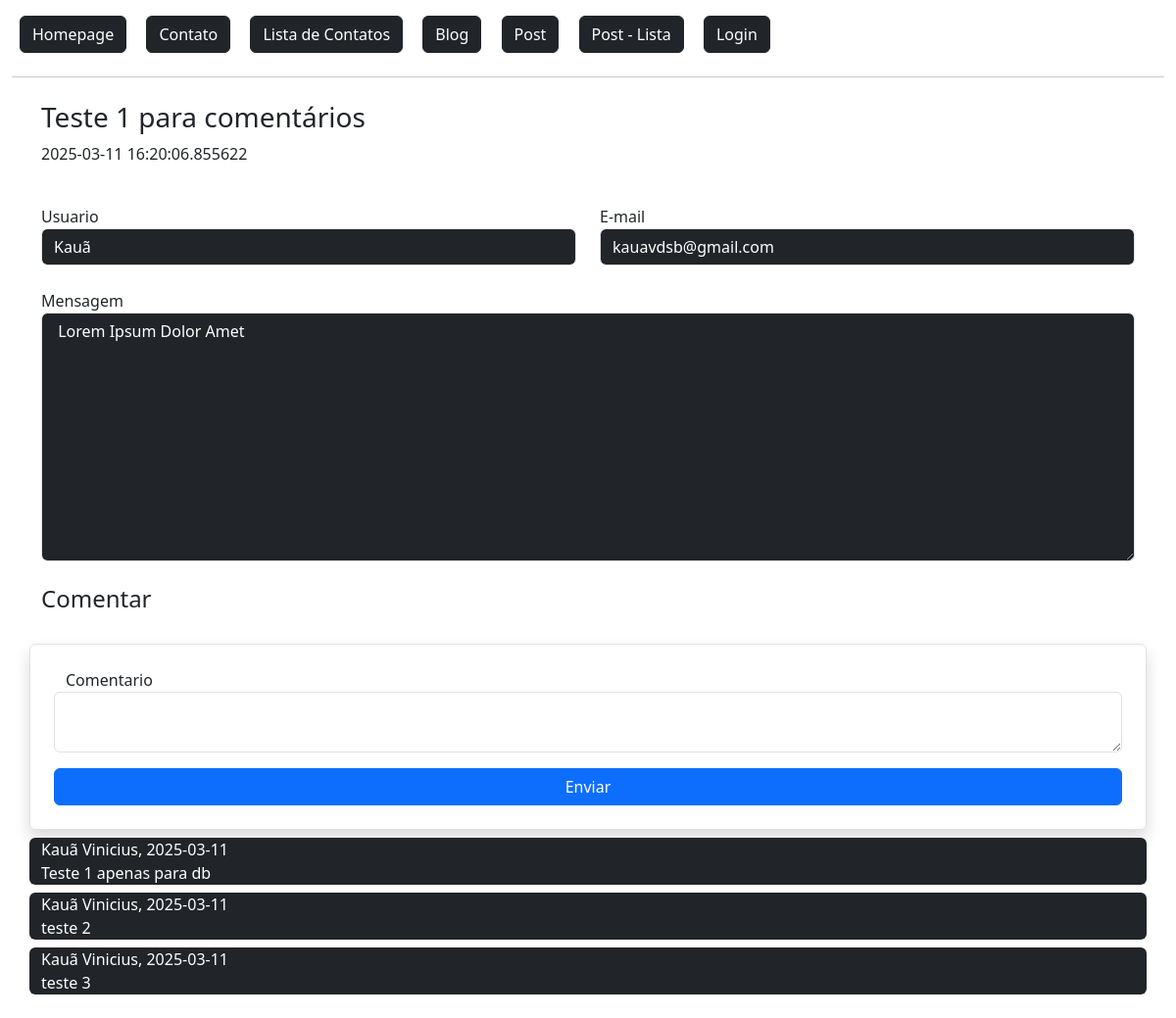
The app's page /post/1/ with its own data.
### flaskLearn/models.py (models this page shows, shortened)
class Post(db.Model):
    id = db.Column(db.Integer, primary_key=True)
    data_criacao = db.Column(db.DateTime, default=datetime.now())
    titulo = db.Column(db.String, nullable=True)
    mensagem = db.Column(db.String, nullable=True)
    user_id = db.Column(db.Integer, db.ForeignKey('user.id'), nullable=True) #Tabela que referencia a tabela usuário
    comentarios = db.relationship('PostComentarios', backref='post', lazy=True) #É a tabela referenciada. (um usuario pode ter varios posts)

class User(db.Model, UserMixin):
    id = db.Column(db.Integer, primary_key=True)
    nome = db.Column(db.String, nullable=True)
    sobrenome = db.Column(db.String, nullable=True)
    email = db.Column(db.String, nullable=True)
    senha = db.Column(db.String, nullable=True)
    data_cadastro = db.Column(db.DateTime, default=datetime.now())
    posts = db.relationship('Post', backref='user', lazy=True) #É a tabela referenciada. (um usuario pode ter varios posts)
    post_comentarios = db.relationship('PostComentarios', backref='user', lazy=True) #É a tabela referenciada. (um usuario pode ter varios posts)

class PostComentarios(db.Model):
    id = db.Column(db.Integer, primary_key=True)
    data_criacao = db.Column(db.DateTime, default=datetime.now())
    comentario = db.Column(db.String, nullable=True)
    user_id = db.Column(db.Integer, db.ForeignKey('user.id'), nullable=True)
    post_id = db.Column(db.Integer, db.ForeignKey('post.id'), nullable=True)
    def data_resumo(self):
       return str(self.data_criacao)[:10]

### flaskLearn/routes.py (the view)
@app.route('/post/<int:id>/', methods=['GET', 'POST'])
def postDetail(id):
    obj = Post.query.get(id)
    lenComentarios = len(obj.comentarios)
    form = PostComentariosForm()
    context = {
        'lenComentarios': lenComentarios
    }
    if form.validate_on_submit():
        form.save(current_user.id, id)
        return redirect(url_for('postDetail', id=id))
    return render_template('posts/post_detail.html', obj=obj, form=form, context=context)

### flaskLearn/forms.py (shortened to what this page needs)
class PostComentariosForm(FlaskForm):
    comentario = TextAreaField('Comentario', validators=[DataRequired()])
    btnSubmit = SubmitField('Enviar')

### flaskLearn/templates/posts/post_detail.html (shortened to what this page needs)
{% extends 'baseTemplate/base.html' %}
{% block content %}
{% include 'baseTemplate/nav.html' %}
<div class="container mt-4">
    <div class="row">
        <h3>{{ obj.titulo }}</h3>
        <p>{{ obj.data_criacao }}</p>
        <div class="col-md-6 mt-4">
            Usuario
            <input type="text" value="{{ obj.user.nome }}" class="form-control bg-dark text-white" readonly>
        </div>
        <div class="col-md-6 mt-4">
            E-mail
            <input type="text" value="{{ obj.user.email }}" class="form-control bg-dark text-white" readonly>
        </div>
        <div class="col-12 mt-4">
            Mensagem
            <textarea type="text" rows="10" class="form-control bg-dark text-white" readonly> {{ obj.mensagem }} </textarea>
        </div>
    </div>
    <div class="row mt-4">
        <h4>Comentar</h4>
    </div>
    <form action="" method="post" class="row mt-4 p-4 rounded border shadow">
        {{ form.comentario.label() }}
        {{ form.comentario(class="form-control") }}
        {{ form.btnSubmit(class="btn btn-primary col-12 mt-3")}}
    </form>
    <div class="row mb-4">
        {% for comentario in range(context.lenComentarios) %}
            <div class="col-12 bg-dark rounded text-white mt-2">
                {{ obj.comentarios[comentario].user.nome }} {{ obj.comentarios[comentario].user.sobrenome }}<span>, </span>
                 {{ obj.comentarios[comentario].data_resumo() }} <br>
                {{ obj.comentarios[comentario].comentario }}
            </div>
        {% endfor %}
    </div>
</div>
{% endblock %}

### records on screen
Post: titulo "Teste 1 para comentários", data_criacao "2025-03-11 16:20:06.855622", mensagem "Lorem Ipsum Dolor Amet"
User: user.nome "Kauã", user.email "kauavdsb@gmail.com", nome "Kauã" "Kauã" "Kauã", sobrenome "Vinicius" "Vinicius" "Vinicius"
PostComentarios: data_criacao "2025-03-11", comentario "Teste 1 apenas para db"
PostComentarios: data_criacao "2025-03-11", comentario "teste 2"
PostComentarios: data_criacao "2025-03-11", comentario "teste 3"
